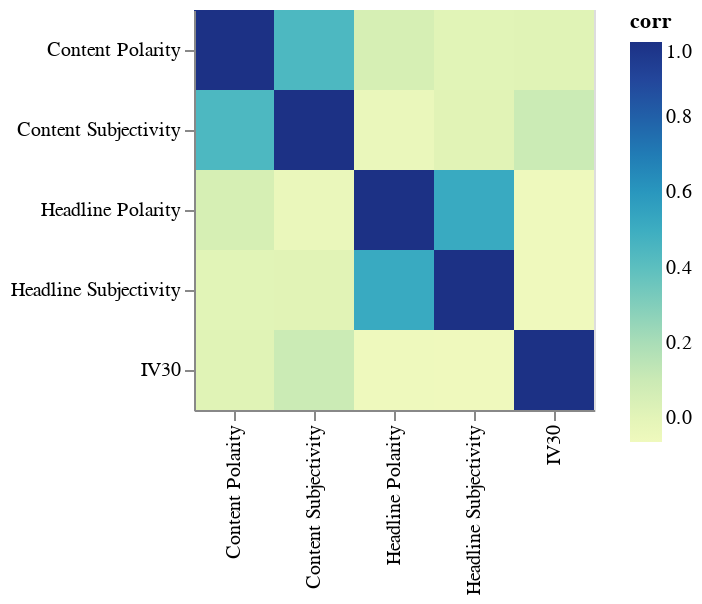

Source (notebook cell):
### Code cell
cormat2 = merged1[['IV30', 'Headline Polarity', 'Headline Subjectivity', 'Content Polarity', 'Content Subjectivity']].corr()
cormat_tidy_2 = cormat2.stack().reset_index().rename(columns={0:'corr'})
heatmap2 = alt.Chart(cormat_tidy_2).mark_rect().encode(
    x = alt.X('level_0').axis().title(''),
    y = alt.Y('level_1').axis().title(''),
    color = 'corr'
).properties(
    width = 200,
    height = 200
)

heatmap2.display()

### Figure 1 — Vega-Lite specification as saved in the notebook (floating-point values rounded to 4 significant figures)
{"config": {"view": {"continuousWidth": 300, "continuousHeight": 300}}, "data": {"name": "data-19fb454b0e6950d742130f80a2c6168e"}, "mark": {"type": "rect"}, "encoding": {"color": {"field": "corr", "type": "quantitative"}, "x": {"axis": {}, "field": "level_0", "title": "", "type": "nominal"}, "y": {"axis": {}, "field": "level_1", "title": "", "type": "nominal"}}, "height": 200, "width": 200, "$schema": "https://vega.github.io/schema/vega-lite/v5.8.0.json", "datasets": {"data-19fb454b0e6950d742130f80a2c6168e": [{"level_0": "IV30", "level_1": "IV30", "corr": 1.0}, {"level_0": "IV30", "level_1": "Headline Polarity", "corr": -0.06037}, {"level_0": "IV30", "level_1": "Headline Subjectivity", "corr": -0.06426}, {"level_0": "IV30", "level_1": "Content Polarity", "corr": 0.01731}, {"level_0": "IV30", "level_1": "Content Subjectivity", "corr": 0.09833}, {"level_0": "Headline Polarity", "level_1": "IV30", "corr": -0.06037}, {"level_0": "Headline Polarity", "level_1": "Headline Polarity", "corr": 1.0}, {"level_0": "Headline Polarity", "level_1": "Headline Subjectivity", "corr": 0.5176}, {"level_0": "Headline Polarity", "level_1": "Content Polarity", "corr": 0.06052}, {"level_0": "Headline Polarity", "level_1": "Content Subjectivity", "corr": -0.03541}, {"level_0": "Headline Subjectivity", "level_1": "IV30", "corr": -0.06426}, {"level_0": "Headline Subjectivity", "level_1": "Headline Polarity", "corr": 0.5176}, {"level_0": "Headline Subjectivity", "level_1": "Headline Subjectivity", "corr": 1.0}, {"level_0": "Headline Subjectivity", "level_1": "Content Polarity", "corr": 0.008871}, {"level_0": "Headline Subjectivity", "level_1": "Content Subjectivity", "corr": 0.01261}, {"level_0": "Content Polarity", "level_1": "IV30", "corr": 0.01731}, {"level_0": "Content Polarity", "level_1": "Headline Polarity", "corr": 0.06052}, {"level_0": "Content Polarity", "level_1": "Headline Subjectivity", "corr": 0.008871}, {"level_0": "Content Polarity", "level_1": "Content Polarity", "corr": 1.0}, {"level_0": "Content Polarity", "level_1": "Content Subjectivity", "corr": 0.443}, {"level_0": "Content Subjectivity", "level_1": "IV30", "corr": 0.09833}, {"level_0": "Content Subjectivity", "level_1": "Headline Polarity", "corr": -0.03541}, {"level_0": "Content Subjectivity", "level_1": "Headline Subjectivity", "corr": 0.01261}, {"level_0": "Content Subjectivity", "level_1": "Content Polarity", "corr": 0.443}, {"level_0": "Content Subjectivity", "level_1": "Content Subjectivity", "corr": 1.0}]}}
